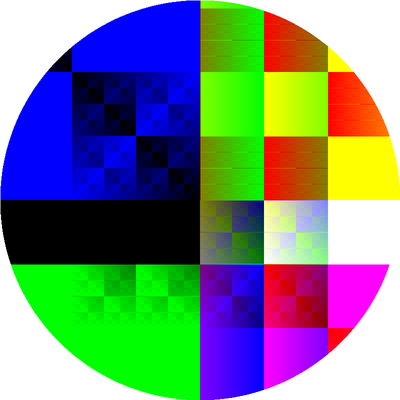

Generate this figure with Python:
from PIL import Image
from math import sqrt, sin, cos, pi

side = 800
img = Image.new('RGB', (side,side), 'white')
pixels = img.load()

for x in range(-side//2, side):
    for y in range(-side//2, side//2):
        if sqrt(x*x + y*y) < side//2:
            if x > 0 and y < 0:
                pixels[x + side//2, y + side//2] = (x^127, y & 128 - y^x, x^y)
            else:
                pixels[x + side//2, y + side//2] = (x^127, y | 128 - y^x, x^y)

img = img.resize((side // 2, side // 2), Image.ANTIALIAS)
img.save('c_colors.png')

